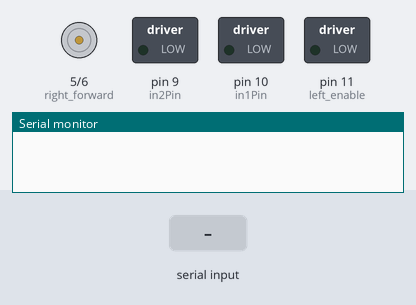
A sketch run on a simulated Arduino Uno, built with avr-gcc and run on an emulated ATmega328P. Shown: motor-driver pin pairs drawn as motors (green arrow = first pin HIGH = forward, orange = second pin HIGH = backward, longer = more drive, scaled by the enable pin), switched loads named in the sketch (green lamp = pin HIGH), the last lines printed to the serial monitor. The test bench sets the inputs (shaded band).

Above: at 1.2 s.
1.3 s: "1" received over the second serial link
At 2.3 s:
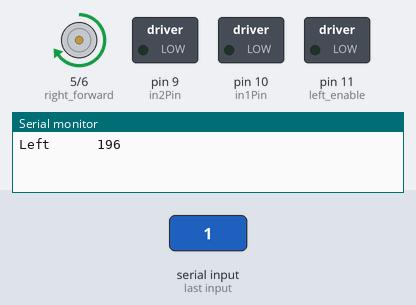
2.8 s: "0" received over the second serial link
At 3.4 s:
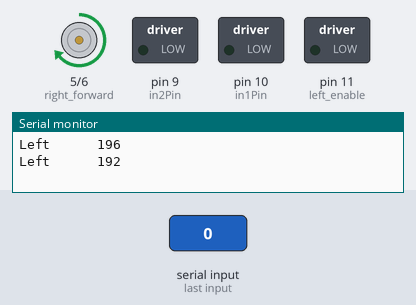
Timing chart, 0 to 5.8 s (numbered marks = the images above; inputs shaded):
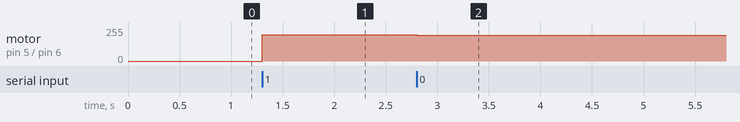

The sketch:

hmstr_test.ino
```cpp
/*
Adafruit Arduino - Lesson 15. Bi-directional Motor
*/

#include <SoftwareSerial.h>

int left_enable = 11;
int in1Pin = 10;
int in2Pin = 9;
int potPin = 0;
int right_forward = 5;
int right_reverse = 6;
int right_enable = 3;
int bluetoothTx = 12;  // TX-O pin of bluetooth mate, Arduino D12 (Yellow)
int bluetoothRx = 13;  // RX-I pin of bluetooth mate, Arduino D13 (Green)

SoftwareSerial bluetooth(bluetoothTx, bluetoothRx);

void setup()
{
  Serial.begin(9600);  // Begin the serial monitor at 9600bps
  bluetooth.begin(9600);  // Start bluetooth serial at 9600
  pinMode(in1Pin, OUTPUT);
  pinMode(in2Pin, OUTPUT);
  pinMode(right_forward, OUTPUT);
  pinMode(right_reverse, OUTPUT);
  pinMode(right_enable, OUTPUT);
  pinMode(left_enable, OUTPUT);
}

void loop()
{

  if(bluetooth.available())  // If the bluetooth sent any characters
  {
    // Send any characters the bluetooth prints to the serial monitor
    byte message = (byte) bluetooth.read();

    if (message & 0x80)
    {
      if (message & 0x40)
      {
        Serial.print("Backward  ");
        Serial.println(((message & 0x3F) << 2));
        setDriveMotor((message & 0x3F) << 2, 0);
      }
      else
      {
        Serial.print("Forward   ");
        Serial.println(((message & 0x3F) << 2));
        setDriveMotor((message & 0x3F) << 2, 1);
      }
    }
    else
    {
      if (message & 0x40)
      {
        Serial.print("Right     ");
        Serial.println(((message & 0x3F) << 2));
        setTurnMotor((message & 0x3F) << 2, 1);
      }
      else
      {
        Serial.print("Left      ");
        Serial.println(((message & 0x3F) << 2));
        setTurnMotor((message & 0x3F) << 2, 0);
      }
    }
  }
  if(Serial.available())  // If stuff was typed in the serial monitor
  {
    // Send any characters the Serial monitor prints to the bluetooth
    bluetooth.print((char)Serial.read());
  }
  // and loop forever and ever!

}

void setDriveMotor(int speed, boolean reverse)
{
  analogWrite(left_enable, speed);
  digitalWrite(in1Pin, ! reverse);
  digitalWrite(in2Pin, reverse);
}

void setTurnMotor(int speed, boolean reverse)
{
  analogWrite(right_enable, speed);
  digitalWrite(right_forward, !reverse);
  digitalWrite(right_reverse, reverse);
}
```

Measured:
- after the input at 1.3 s, motor on pin 5 (right_forward) / pin 6 (right_reverse): stopped → forward 196/255 at once
- after the input at 2.8 s, motor on pin 5 (right_forward) / pin 6 (right_reverse): forward 196/255 → forward 192/255 at once
